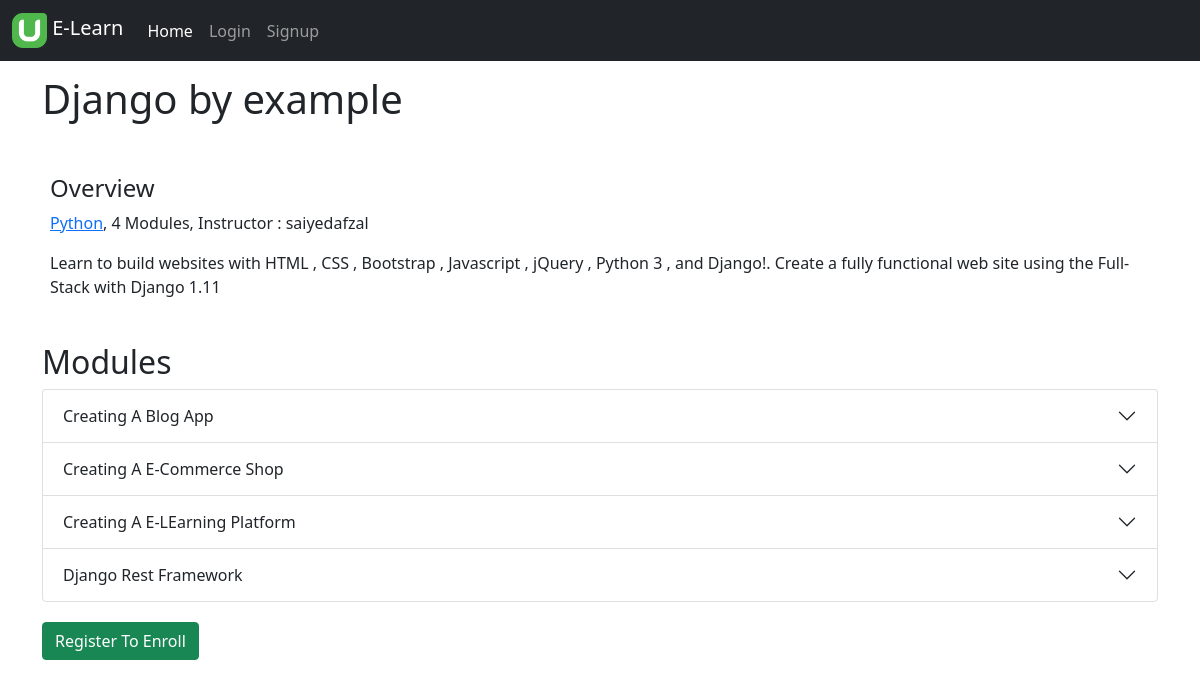
/detail/django-example/, run on the app's committed database.
### courses/models.py (models this page shows, shortened)
class Course(models.Model):
    subject = models.ForeignKey(Subject, on_delete=models.CASCADE, related_name='courses')
    owner =  models.ForeignKey(User, on_delete=models.CASCADE, related_name='courses_created')
    title = models.CharField(max_length=200, db_index=True)
    image = ThumbnailerImageField(upload_to=course_image, default='images/default.png')
    slug = models.SlugField(max_length=200, unique=True, db_index=True)
    overview = models.TextField()
    student = models.ManyToManyField(User, related_name='enrolled_courses')
    created = models.DateTimeField(auto_now_add=True)
    updated = models.DateTimeField(auto_now=True)
    class Meta:
        ordering = ('-created',)
        index_together = ('id', 'slug')

class Subject(models.Model):
    title = models.CharField(max_length=200, db_index=True)
    slug = models.SlugField(max_length=200, unique=True, db_index=True)
    class Meta:
        ordering = ('title',)
        index_together = ('id', "slug")

class Module(models.Model):
    course = models.ForeignKey(Course, on_delete=models.CASCADE, related_name='modules')
    name = models.CharField(max_length=200, db_index=True)
    description = models.TextField(blank=True)
    order = OrderField(for_fields=['course'], blank=True)
    class Meta:
        ordering = ('order',)

### courses/views.py (the view)
# urls.py: path('detail/<slug:slug>/', cache_page(60 * 5)(CourseDetail.as_view()), name='course_detail'),
class CourseDetail(DetailView):
    template_name = 'courses/course_detail.html'
    model = Course
    def get_context_data(self, *args, **kwargs):
        context = super().get_context_data(*args, **kwargs)
        context['enrollment_form'] = EnrollmentForm(initial={'course': self.object})
        return context

### courses/templates/courses/course_detail.html (shortened to what this page needs)
{% extends 'base.html' %}
{% load static %}
{% block content %}
<section class="main-section">
    <h1>{{object.title}}</h1>
    <article class="course-detail d-flex p-2 bd-highlight flex-column">
        <h4>Overview</h4>
        <p><span class="course-subject"><a href="{% url 'courses:course_list_subject' object.subject.slug %}">{{object.subject.title}}</a></span>, <span class="course-module">{{object.modules.count}} Modules</span>, <span class="course-owner"> Instructor : {{object.owner.username}}</span></p>
        <p>{{object.overview}}</p>
    </article>
    <article>
        <div class="accordion" id="accordionModule">
            <h2>Modules</h2>
            {% with modules=object.modules.all %}
                {% for m in modules %}
                <div class="accordion-item">
                    <h2 class="accordion-header" id="headingm{{m.id}}">
                      <button class="accordion-button collapsed" type="button" data-bs-toggle="collapse" data-bs-target="#collapse{{m.id}}" aria-expanded="false" aria-controls="collapse{{m.id}}">
                        {{m.name}}
                      </button>
                    </h2>
                  </div>
                {% endfor %}
            {% endwith %}
    </article>
    <article class="course-enrollment">
        {% if request.user.is_authenticated %}
        <form class="" method="POST" action="{% url 'student:enroll' %}">
            {% csrf_token %}
            {{enrollment_form}}
            <input type="submit" class="btn btn-bg btn-success" value="Enroll">
        </form>
        {% else %}
        <a href="" class="btn btn-bg btn-success">Register To Enroll</a>
        {% endif %}
    </article>
</section>
{% endblock %}

### courses/templates/base.html (style rules this page uses)
* { box-sizing: border-box; }
html { height: 100%; }
body { display: grid; grid-template-rows: 60px auto 50px; grid-template-areas: "header" "main" "footer"; height: 100%; }

### courses/templates/courses/course_detail.html (style rules this page uses)
.main-section { margin-top: 15px; display: flex; flex-direction: column; row-gap: 20px; }
.course-detail { margin-top: 15px; }

### data on the page
Course: title "Django by example", subject "Python", modules.count "4", owner.username "saiyedafzal", overview "Learn to build websites with HTML , CSS , Bootstrap , Javascript , jQuery , Python 3 , and Django!. Create a fully functional web site using the Full-Stack with Django 1.11"
Module: name "Creating A Blog App"
Module: name "Creating A E-Commerce Shop"
Module: name "Creating A E-LEarning Platform"
Module: name "Django Rest Framework"
